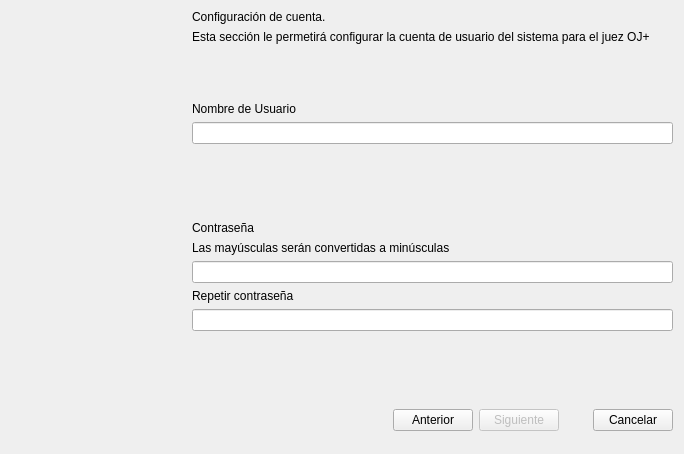
<?xml version="1.0" encoding="UTF-8"?>
<ui version="4.0">
 <class>instalador_interfaz_2</class>
 <widget class="QDialog" name="instalador_interfaz_2">
  <property name="enabled">
   <bool>true</bool>
  </property>
  <property name="geometry">
   <rect>
    <x>0</x>
    <y>0</y>
    <width>684</width>
    <height>454</height>
   </rect>
  </property>
  <property name="minimumSize">
   <size>
    <width>684</width>
    <height>454</height>
   </size>
  </property>
  <property name="maximumSize">
   <size>
    <width>684</width>
    <height>454</height>
   </size>
  </property>
  <property name="windowTitle">
   <string>OJ+ Instalador - Cuenta</string>
  </property>
  <widget class="QLabel" name="facyt_logo">
   <property name="geometry">
    <rect>
     <x>40</x>
     <y>220</y>
     <width>141</width>
     <height>161</height>
    </rect>
   </property>
   <property name="text">
    <string/>
   </property>
   <property name="pixmap">
    <pixmap>assets/facyt.png</pixmap>
   </property>
   <property name="scaledContents">
    <bool>true</bool>
   </property>
  </widget>
  <widget class="QLabel" name="uc_logo">
   <property name="geometry">
    <rect>
     <x>50</x>
     <y>40</y>
     <width>111</width>
     <height>161</height>
    </rect>
   </property>
   <property name="text">
    <string/>
   </property>
   <property name="pixmap">
    <pixmap>assets/log_uc.png</pixmap>
   </property>
   <property name="scaledContents">
    <bool>true</bool>
   </property>
  </widget>
  <widget class="QWidget" name="layoutWidget">
   <property name="geometry">
    <rect>
     <x>192</x>
     <y>10</y>
     <width>481</width>
     <height>421</height>
    </rect>
   </property>
   <layout class="QVBoxLayout" name="verticalLayout_2">
    <item>
     <layout class="QVBoxLayout" name="verticalLayout">
      <item>
       <widget class="QLabel" name="labelPrincipal">
        <property name="styleSheet">
         <string notr="true">font: 75 bold 22pt &quot;Ubuntu&quot;;</string>
        </property>
        <property name="text">
         <string>Configuración de cuenta.</string>
        </property>
        <property name="wordWrap">
         <bool>true</bool>
        </property>
       </widget>
      </item>
      <item>
       <widget class="QLabel" name="labelSegundaria">
        <property name="text">
         <string>Esta sección le permetirá configurar la cuenta de usuario del sistema para el juez OJ+</string>
        </property>
        <property name="wordWrap">
         <bool>true</bool>
        </property>
       </widget>
      </item>
      <item>
       <spacer name="verticalSpacer">
        <property name="orientation">
         <enum>Qt::Vertical</enum>
        </property>
        <property name="sizeHint" stdset="0">
         <size>
          <width>20</width>
          <height>28</height>
         </size>
        </property>
       </spacer>
      </item>
      <item>
       <widget class="QLabel" name="labelNomUsuario">
        <property name="text">
         <string>Nombre de Usuario</string>
        </property>
        <property name="buddy">
         <cstring>LineUsuario</cstring>
        </property>
       </widget>
      </item>
      <item>
       <spacer name="horizontalSpacer_7">
        <property name="orientation">
         <enum>Qt::Horizontal</enum>
        </property>
        <property name="sizeHint" stdset="0">
         <size>
          <width>10</width>
          <height>0</height>
         </size>
        </property>
       </spacer>
      </item>
      <item>
       <widget class="QLineEdit" name="LineUsuario"/>
      </item>
      <item>
       <widget class="QLabel" name="labelUsuario">
        <property name="text">
         <string/>
        </property>
       </widget>
      </item>
      <item>
       <spacer name="verticalSpacer_2">
        <property name="orientation">
         <enum>Qt::Vertical</enum>
        </property>
        <property name="sizeHint" stdset="0">
         <size>
          <width>20</width>
          <height>18</height>
         </size>
        </property>
       </spacer>
      </item>
      <item>
       <widget class="QLabel" name="labelContrasenha">
        <property name="text">
         <string>Contraseña</string>
        </property>
        <property name="buddy">
         <cstring>contrasenha_1</cstring>
        </property>
       </widget>
      </item>
      <item>
       <widget class="QLabel" name="label">
        <property name="styleSheet">
         <string notr="true">font: 63 9pt &quot;Ubuntu&quot;;</string>
        </property>
        <property name="text">
         <string>Las mayúsculas serán convertidas a minúsculas</string>
        </property>
       </widget>
      </item>
      <item>
       <widget class="QLineEdit" name="contrasenha_1">
        <property name="acceptDrops">
         <bool>true</bool>
        </property>
        <property name="inputMethodHints">
         <set>Qt::ImhHiddenText|Qt::ImhNoAutoUppercase|Qt::ImhNoPredictiveText</set>
        </property>
        <property name="inputMask">
         <string/>
        </property>
        <property name="echoMode">
         <enum>QLineEdit::Password</enum>
        </property>
       </widget>
      </item>
      <item>
       <widget class="QLabel" name="labelREPContrasenah">
        <property name="text">
         <string>Repetir contraseña</string>
        </property>
        <property name="buddy">
         <cstring>contrasenha_2</cstring>
        </property>
       </widget>
      </item>
      <item>
       <widget class="QLineEdit" name="contrasenha_2">
        <property name="echoMode">
         <enum>QLineEdit::Password</enum>
        </property>
       </widget>
      </item>
      <item>
       <widget class="QLabel" name="coincidencia">
        <property name="styleSheet">
         <string notr="true">font: 75 10pt &quot;Ubuntu&quot;; color:red</string>
        </property>
        <property name="text">
         <string/>
        </property>
       </widget>
      </item>
      <item>
       <spacer name="verticalSpacer_3">
        <property name="orientation">
         <enum>Qt::Vertical</enum>
        </property>
        <property name="sizeHint" stdset="0">
         <size>
          <width>20</width>
          <height>40</height>
         </size>
        </property>
       </spacer>
      </item>
     </layout>
    </item>
    <item>
     <layout class="QHBoxLayout" name="horizontalLayout_2">
      <item>
       <spacer name="horizontalSpacer_4">
        <property name="orientation">
         <enum>Qt::Horizontal</enum>
        </property>
        <property name="sizeHint" stdset="0">
         <size>
          <width>40</width>
          <height>20</height>
         </size>
        </property>
       </spacer>
      </item>
      <item>
       <spacer name="horizontalSpacer_5">
        <property name="orientation">
         <enum>Qt::Horizontal</enum>
        </property>
        <property name="sizeHint" stdset="0">
         <size>
          <width>108</width>
          <height>20</height>
         </size>
        </property>
       </spacer>
      </item>
      <item>
       <widget class="QPushButton" name="anterior_2">
        <property name="enabled">
         <bool>true</bool>
        </property>
        <property name="focusPolicy">
         <enum>Qt::NoFocus</enum>
        </property>
        <property name="text">
         <string>Anterior</string>
        </property>
        <property name="autoDefault">
         <bool>true</bool>
        </property>
       </widget>
      </item>
      <item>
       <widget class="QPushButton" name="siguiente_2">
        <property name="enabled">
         <bool>false</bool>
        </property>
        <property name="text">
         <string>Siguiente</string>
        </property>
       </widget>
      </item>
      <item>
       <spacer name="horizontalSpacer_6">
        <property name="orientation">
         <enum>Qt::Horizontal</enum>
        </property>
        <property name="sizeType">
         <enum>QSizePolicy::Fixed</enum>
        </property>
        <property name="sizeHint" stdset="0">
         <size>
          <width>28</width>
          <height>20</height>
         </size>
        </property>
       </spacer>
      </item>
      <item>
       <widget class="QPushButton" name="cancelar_2">
        <property name="text">
         <string>Cancelar</string>
        </property>
       </widget>
      </item>
     </layout>
    </item>
   </layout>
  </widget>
 </widget>
 <resources/>
 <connections/>
</ui>
